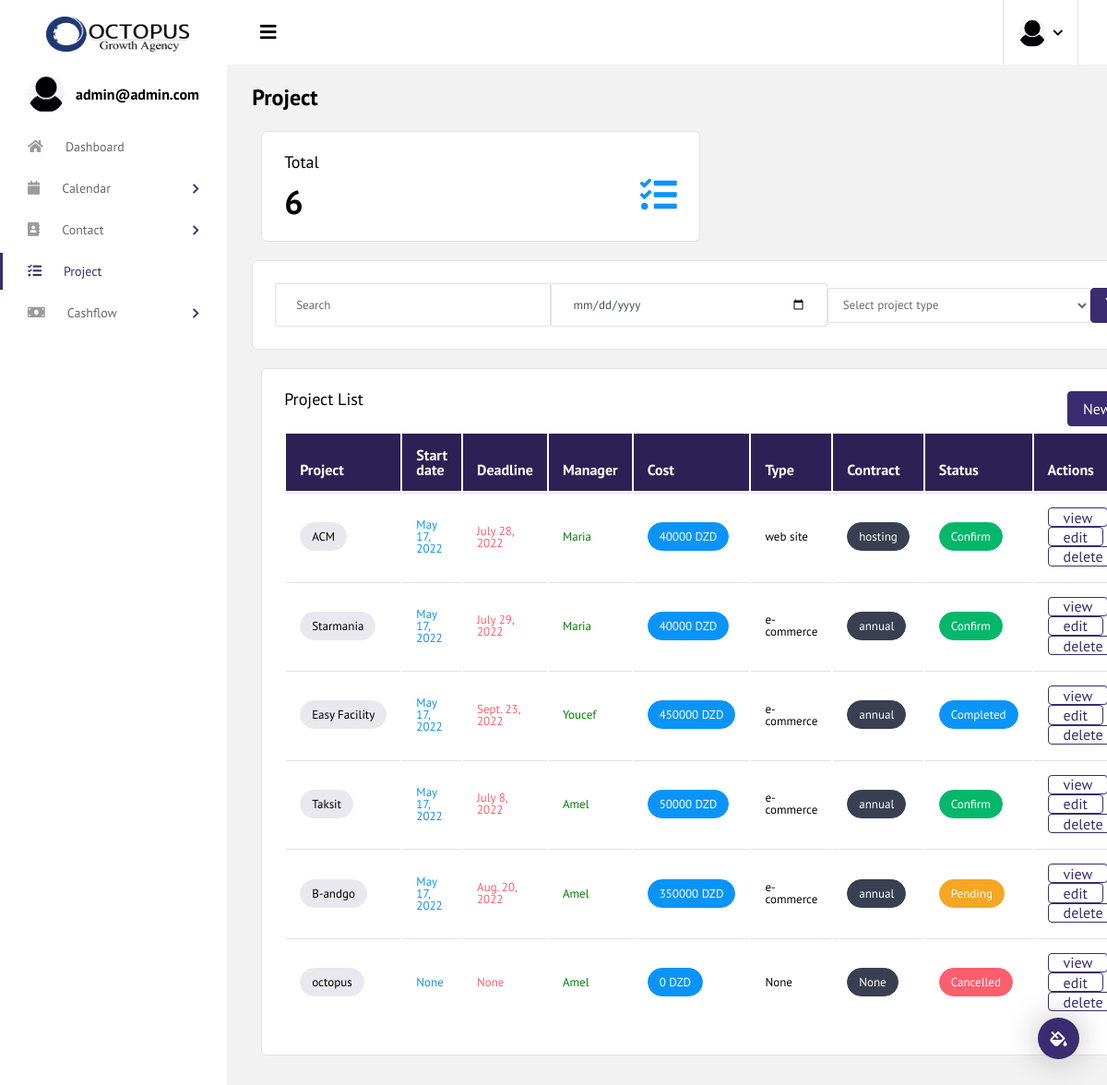
Page /project/projectlist (signed in) on the committed database.
### accounts/models.py (models this page shows, shortened)
class User(AbstractUser):
    username        = None
    email           = models.EmailField('email address', unique=True)
    picture         = models.ImageField(upload_to='images/faces', null=True, blank=True)
    pseudo          = models.CharField( max_length=150, null=True, blank=True)
    role            = models.CharField( max_length=150, null=True, blank=True)
    notes           = tinymce_models.HTMLField( blank=True, null=True)
    is_active       = models.BooleanField(default=False)
    is_manager      = models.BooleanField(default=False)
    is_admin        = models.BooleanField(default=False)
    USERNAME_FIELD  = 'email'
    REQUIRED_FIELDS = []
    objects         = UserManager()

### project/models.py (models this page shows, shortened)
class Project (models.Model):
    name                    = models.CharField(max_length=254)
    company                 = models.ForeignKey(Company, on_delete=models.CASCADE, verbose_name="client", related_name="projects")
    manager                 = models.ForeignKey(Employee, blank=True, null=True, on_delete=models.CASCADE) #####??????
    cost                    = models.DecimalField(max_digits=20 , decimal_places=0, default=0)
    started_date            = models.DateField(blank=True, null=True)
    deadline                = models.DateField(blank=True, null=True)
    project_type            = models.CharField(choices=PROJECT_TYPE_CHOICES, max_length=2, blank=True, null=True)
    contract                = models.CharField(choices=CONTRACT_TYPE_CHOICES, max_length=2, blank=True, null=True)
    contract_expiration     = models.DateField(blank=True, null=True)
    status                  = models.CharField(choices=STATUS_TYPE_CHOICES, max_length=2, blank=True, null=True)
    description             = tinymce_models.HTMLField( blank=True, null=True)
    created     = models.DateTimeField(auto_now_add=True)
    updated     = models.DateTimeField(auto_now=True)
    @property
    def get_status_class(self):
        if self.status == "CF":
            return "badge-success"
        elif self.status == "CP":
            return "badge-info"
        elif self.status == "PE":
            return "badge-warning"
        else:
            return "badge-danger"

### contact/models.py (models this page shows, shortened)
class Employee(models.Model):
    name         = models.CharField(max_length=254)
    company      = models.ForeignKey(Company, blank=True, null=True, on_delete=models.CASCADE)
    decision     = models.CharField(choices=DECISION_TYPE_CHOICES, max_length=2, blank=True, null=True)
    mobile       = models.CharField(max_length=13, blank=True, null=True)
    email        = models.EmailField(max_length=254, blank=True, null=True)
    address      = models.CharField(max_length=250, blank=True, null=True)
    source       = models.CharField( max_length=250, blank=True, null=True)
    project_type = models.CharField(choices=PROJECT_TYPE_CHOICES, max_length=2, blank=True, null=True)
    collab_start = models.DateField(blank=True, null=True)
    created      = models.DateField(auto_now=True)
    updated      = models.DateField(auto_now_add=True)
    def __str__(self):
        return self.name

### project/views.py (the view)
# urls.py: path('projectlist', login_required(ProjectListView.as_view()), name='projectlist'),
class ProjectListView(RedirectPermissionRequiredMixin,ListView):
    template_name= "project_list.html"
    model = Project
    permission_required= 'project.view_project'
    def get_context_data(self, **kwargs):
        context = super(ProjectListView, self).get_context_data(**kwargs)
        context["project_count"] =Project.objects.all().count()
        filters=ProjectFilter(self.request.GET, queryset=Project.objects.all())
        context["projects"] = filters.qs
        return context

### project/templates/project_list.html (shortened to what this page needs)
{% extends "base.html" %}
{% load static %}
{% block content %}
<div class="content-wrapper">
    <div class="page-header">
        <h3 class="page-title">
            Project
        </h3>
    </div>
    <div class="col-md-6 grid-margin">
        <div class="card">
            <div class="card-body">
                <h4 class="card-title mb-0">Total</h4>
                <div class="d-flex justify-content-between align-items-center">
                    <div class="d-inline-block pt-3">
                        <div class="d-md-flex">
                            <h2 class="mb-0">{{ project_count }} </h2>
                        </div>
                    </div>
                    <div class="d-inline-block">
                        <i class="fas fa fa-tasks text-info icon-lg"></i>
                    </div>
                </div>
            </div>
        </div>
    </div>
    <div class="row">
        <div class="col-12 grid-margin">
            <div class="card">
                <div class="card-body">
                    <form action="" method="GET">
                    <div class="d-md-flex justify-content-between align-items-center">
                            <tr class="row">
                                <td><input type="search" class="form-control"   name="name" placeholder="Search"> </td>
                                <td ><input type="date" class="form-control"  name="started_date"  placeholder="Date"></td>
                                <td >
                                    <select class="form-control select bg-white" name="project_type" >
                                        <option value="">Select project type</option>
                                    </select>
                                </td>
                                <td >
                                    <button type="submit" class="btn btn-primary mr-2"> </button>
                                </td>
                            </tr>
                        </div>
                    </form>
                </div>
            </div>
        </div>
    </div>
<div class="col-lg-12 grid-margin stretch-card">
    <div class="card">
        <div class="card-body">
            <a href="{% url 'project:addproject' %}" > <button type="submit" class="btn btn-primary mr-2" style="float:right;"> New</button><a>
          <h4 class="card-title">Project list</h4>
          <div class="row">
            <div class="col-12">
              <div class="table-responsive">
                <div id="order-listing_wrapper" class="dataTables_wrapper container-fluid dt-bootstrap4 no-footer">
                    <div class="row">
                            <div class="row">
                                <div class="col-sm-12">
                                    <table id="order-listing" class="table dataTable no-footer" role="grid" aria-describedby="order-listing_info">
                                        <thead style="background-color: #2b2155; color:#fff;">
                                            <tr role="row">
                                                <th style="width:200px;">Project</th>
                                                <th style="width:200px;">Start date</th>
                                                <th style="width:200px;">Deadline</th>
                                                <th style="width:200px;">Manager</th>
                                                <th style="width:200px;">Cost</th>
                                                <th style="width:200px;">Type</th>
                                                <th style="width:200px;">Contract</th>
                                                <th style="width:200px;">Status</th>
                                                <th style="width:200px;">Actions</th>
                                            </tr>
                                        </thead>
                                        <tbody>
                                        {% for project in projects %}
                                        <tr role="row" class="odd">
                                                <td > <span class="badge badge-pill badge-light">{{project.name}} </span></td>
                                                <td> <span  class="d-block text-info">{{project.started_date}}</span></td>
                                                <td ><span  class="d-block text-danger"> {{project.deadline}} </span></td>
                                                <td><span class="text-success"> <a href="{% url 'contact:clientdetail'  project.manager.pk %}" style=" text-decoration:none; color:green;"> {{project.manager}} </a></span></td>
                                                <td><span  class="badge badge-pill badge-info"> {{project.cost}} DZD</span> </td>
                                                <td> {{project.get_project_type_display}}</td>
                                                <td> <span  class="badge badge-pill badge-dark">{{project.get_contract_display}}</span></td>
                                                <td> <span class="badge badge-pill {{project.get_status_class}}"> {{project.get_status_display}}</span></td>
                                                <td>
                                                <a href="{% url 'project:projectdetail' project.pk %}">
                                                <button class="btn btn-outline-primary">view</button></a>
                                                <a href="{% url 'project:editproject' project.pk %}">
                                                <button class="btn btn-outline-primary">edit</button></a>
                                                <a href="{% url 'project:projectdelete' project.pk %}">
                                                    <button class="btn btn-outline-primary">delete</button></a>
                                                </td>
                                            </tr>
                                        {% endfor %}
                                        </tbody>
                                        </table>
                                    </div>
                                </div>
                            </div>
                                    </div>
                                    </div>
                                    </div>
                                </div>
                                </div>
                            </div>
</div>
</div>
{% endblock content %}

### templates/sidebar.html (shortened to what this page needs)
{% load static %}
    <div class="container-fluid page-body-wrapper">
          <div class="theme-setting-wrapper">
            <div id="settings-trigger"><i class="fas fa-fill-drip"></i></div>
          </div>
     <nav class="sidebar sidebar-offcanvas" id="sidebar">
        <ul class="nav">
          <li class="nav-item nav-profile">
            <div class="nav-link">
              <div class="profile-image">
              {% if user.picture %}
                  <img  src="{{user.picture.url}}" alt="image"/>
              {% else %}
                  <img  src="{% static 'images/avatar.png' %}" alt="logo"/>
              {% endif %}
              </div>
              <div class="profile-name">
                <p class="name">
                  <a href="{% url 'accounts:userdetail' %}" style="text-decoration:none; color:black;">{{ user.get_username }} </a>
                </p>
              </div>
            </div>
          </li>
          <li class="nav-item">
            <a class="nav-link" href="/" >
              <i class="fa fa-home menu-icon"></i>
              <span class="menu-title">Dashboard</span>
            </a>
          </li>
          <li class="nav-item">
            <a class="nav-link" data-toggle="collapse" href="#editors" aria-expanded="false" aria-controls="editors">
              <i class="fas fa-solid fa-calendar menu-icon"></i>
              <span class="menu-title" >Calendar</span>
              <i class="menu-arrow"></i>
            </a>
          </li>
          <li class="nav-item">
            <a class="nav-link" data-toggle="collapse" href="#charts" aria-expanded="false" aria-controls="charts">
              <i class="fas fa-solid fa-address-book menu-icon"></i>
              <span class="menu-title">Contact</span>
              <i class="menu-arrow"></i>
            </a>
          </li>
          <li class="nav-item">
            <a class="nav-link" href="{% url 'project:projectlist' %}"  >
              <i class="fa fa fa-tasks menu-icon"></i>
              <span class="menu-title">Project</span>
            </a>
          </li>
          <li class="nav-item">
            <a class="nav-link" data-toggle="collapse" href="#tables" aria-expanded="false" aria-controls="tables">
              <i class="fas fa-solid fa-money-bill menu-icon"></i>
              <span class="menu-title">Cashflow</span>
              <i class="menu-arrow"></i>
            </a>
          </li>
        </ul>
      </nav>

### rows in the picture
User: get_username "admin@admin.com"
Project: name "ACM", started_date "May 17, 2022", deadline "July 28, 2022", manager "Maria", cost "40000", project_type "web site", contract "hosting", status "Confirm"
Project: name "Starmania", started_date "May 17, 2022", deadline "July 29, 2022", manager "Maria", cost "40000", project_type "e-commerce", contract "annual", status "Confirm"
Project: name "Easy Facility", started_date "May 17, 2022", deadline "Sept. 23, 2022", manager "Youcef", cost "450000", project_type "e-commerce", contract "annual", status "Completed"
Project: name "Taksit", started_date "May 17, 2022", deadline "July 8, 2022", manager "Amel", cost "50000", project_type "e-commerce", contract "annual", status "Confirm"
Project: name "B-andgo", started_date "May 17, 2022", deadline "Aug. 20, 2022", manager "Amel", cost "350000", project_type "e-commerce", contract "annual", status "Pending"
Project: name "octopus", started_date "None", deadline "None", manager "Amel", cost "0", project_type "None", contract "None", status "Cancelled"

### other values in the picture
{{ project_count }} "6"
